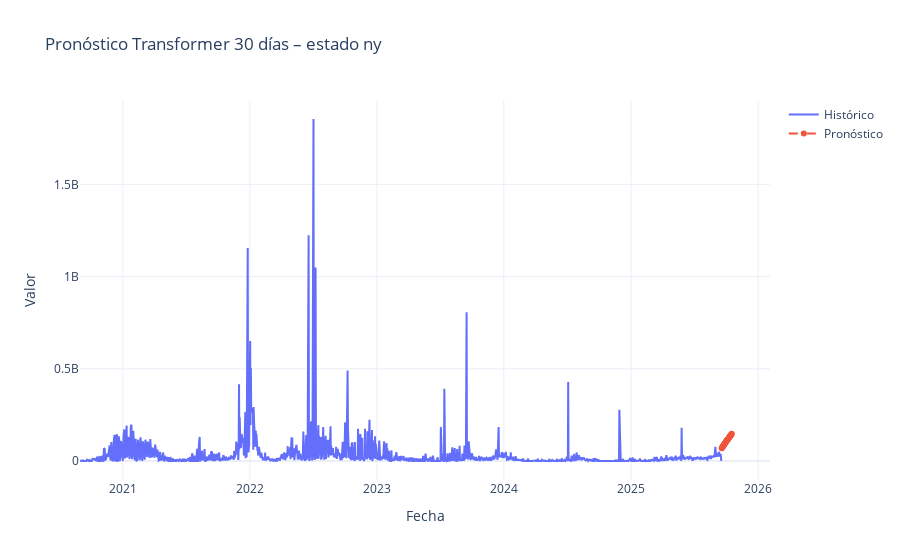

The code cell stored with this chart in its notebook:
### Markdown cell above
## 14. Pronostico Futuro

### Code cell
N_FUTURE_TF = 30  # días de pronóstico con Transformer

last_window_scaled_tf = test_scaled[-WINDOW_SIZE:]

future_scaled_tf = recursive_forecast(
    model_tf,
    last_window_scaled_tf,
    N_FUTURE_TF,
    predict_fn=transformer_predict_fn,
)

future_preds_tf = scaler.inverse_transform(
    future_scaled_tf.reshape(-1, 1)
).reshape(-1)

last_date = series.index[-1]
future_dates_tf = pd.date_range(
    start=last_date + pd.Timedelta(days=1),
    periods=N_FUTURE_TF,
    freq="D",
)

fig = plot_future_forecast(
    series.index,
    series.values,
    future_dates_tf,
    future_preds_tf,
    title=f"Pronóstico Transformer {N_FUTURE_TF} días – estado {STATE}",
)
fig.show()

### Figure 1 — Plotly figure (JSON) as saved in the notebook; plotly's stock layout.template omitted (floating-point values rounded to 4 significant figures; data arrays with more than 128 entries replaced by an {"elided": "..."} marker saying what was removed)
{"data": [{"mode": "lines", "name": "Histórico", "type": "scatter", "x": {"elided": "1366 str values"}, "y": {"elided": "1366 float values"}}, {"line": {"dash": "dash"}, "mode": "lines+markers", "name": "Pronóstico", "type": "scatter", "x": ["2025-09-18T00:00:00", "2025-09-19T00:00:00", "2025-09-20T00:00:00", "2025-09-21T00:00:00", "2025-09-22T00:00:00", "2025-09-23T00:00:00", "2025-09-24T00:00:00", "2025-09-25T00:00:00", "2025-09-26T00:00:00", "2025-09-27T00:00:00", "2025-09-28T00:00:00", "2025-09-29T00:00:00", "2025-09-30T00:00:00", "2025-10-01T00:00:00", "2025-10-02T00:00:00", "2025-10-03T00:00:00", "2025-10-04T00:00:00", "2025-10-05T00:00:00", "2025-10-06T00:00:00", "2025-10-07T00:00:00", "2025-10-08T00:00:00", "2025-10-09T00:00:00", "2025-10-10T00:00:00", "2025-10-11T00:00:00", "2025-10-12T00:00:00", "2025-10-13T00:00:00", "2025-10-14T00:00:00", "2025-10-15T00:00:00", "2025-10-16T00:00:00", "2025-10-17T00:00:00"], "y": [69620000.0, 72440000.0, 75320000.0, 77360000.0, 80450000.0, 83140000.0, 85360000.0, 88890000.0, 92120000.0, 94830000.0, 97630000.0, 100500000.0, 103600000.0, 106800000.0, 109400000.0, 112700000.0, 113500000.0, 115200000.0, 118400000.0, 121100000.0, 123200000.0, 126300000.0, 129600000.0, 131800000.0, 134600000.0, 136600000.0, 139000000.0, 142300000.0, 144900000.0, 147900000.0]}], "layout": {"title": {"text": "Pronóstico Transformer 30 días – estado ny"}, "xaxis": {"title": {"text": "Fecha"}}, "yaxis": {"title": {"text": "Valor"}}}}
